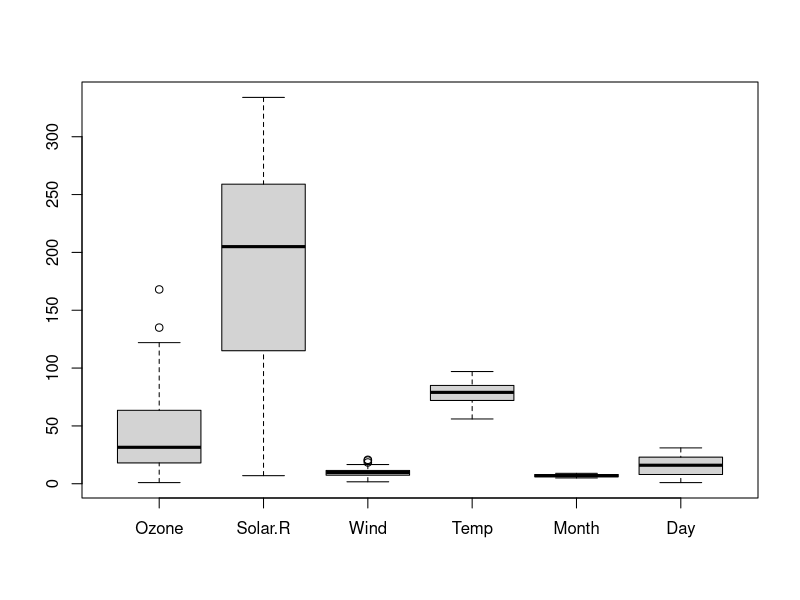

Here is the R script that generated this plot: (Note: this script raises an error after producing the figure.)

#####################################################################
# TD - Initiation a l'analyse statistique dans l'environment R

# Bertrand Iooss
# Polytech Nice Sophia

# S O L U T I O N S

#####################################################################

rm(list=ls())
graphics.off()

##################################
# 2

data()
?airquality
a = airquality
names(a)
dim(a)

# 2.1
summary(a)
# Question

# 2.2
boxplot(a)
x11()
par(mfrow=c(2,3))
sapply(a,boxplot)
names = dimnames(a)[[2]]
x11()
par(mfrow=c(2,3))
for (i in 1:dim(a)[2]) boxplot(a[,i],main=names[i],col=8)

# 2.3
x11()
hist(a$Wind)

# Exercice *****
x11()
hist(a$Wind,breaks=20) 
# End **********
x11()
hist(a$Wind,prob=TRUE)
lines(density(a$Wind))

# Exercice *****
x11()
par(mfrow=c(2,3))
for (i in 1:dim(a)[2]) hist(a[,i],main=names[i],col=8)
# End **********

# 2.4
quantile(a$Wind)
quantile(a$Wind, probs=c(0.05, 0.95))

# Exercice *****
x11()
par(mfrow=c(1,3))
qqnorm(a$Wind)
qqline(a$Wind)
qqnorm(a$Ozone)
qqline(a$Ozone)
qqnorm(log(a$Ozone))
qqline(log(a$Ozone))
# End ***********

# 2.5
# Exercice *****
par_MM = c(mean(a$Wind),sd(a$Wind))
library(MASS)
par_ML <- fitdistr(a$Wind,"normal")$estimate
ks.test(a$Wind, "pnorm",mean=par_ML[1], sd=par_ML[2])
# End ***********

##################################
# 3

x11()
pairs(a,panel=panel.smooth)
# Question

#var(a)
var(a,na.rm=TRUE)
cor(a,use="complete.obs")
# Question

##################################
# 4

#??? 4.1
# Exercice *****
names = dimnames(a)[[2]]
n = 1000
x1=matrix(0,nrow=n,ncol=3,dimnames=list(1:n,names[2:4]))
x1[,1]=runif(1000,min=min(a$Solar.R,na.rm=T),
             max=max(a$Solar.R,na.rm=T))
x1[,2]=rnorm(1000,mean=mean(a$Wind),sd=sd(a$Wind))
x1[,3]=rnorm(1000,mean=mean(a$Temp),sd=sd(a$Temp))
summary(x1)

x2 = x1[x1[,2]>0,]
summary(x2)

x11()
par(mfrow=c(2,3))
for (i in 1:3) hist(x2[,i],main="Simulated",xlab=names[i+1])
for (i in 2:4) hist(a[,i],main="Data",xlab=names[i])
x11()
pairs(x1,panel=panel.smooth,main="Simulated")
x11()
pairs(a[,2:4],panel=panel.smooth,main="Real")
# End **********

# 4.2
library(MASS)
help(mvrnorm)
var(a,na.rm=TRUE)
covar=matrix(c(12.657324,-16.857166,-16.857166,90.820311),nrow=2,ncol=2)
x2=matrix(0,nrow=1000,ncol=3,dimnames=list(1:1000,names[2:4]))
x2[,1]=runif(1000,min=7,max=334)
x2[,2:3]=mvrnorm(1000,mu=c(mean(a$Wind),mean(a$Temp)),Sigma=covar)
summary(x2)
x3 = x2[ x2[,2]>0, ]
summary(x3)
x11()
pairs(x3,panel=panel.smooth,main="Simulated")
x11()
pairs(a[,2:4],panel=panel.smooth,main="Real")
cor(x3)
cor(a[,2:4],use="complete.obs")

##################################
# 5

b = a[ !is.na(a[,1]) & !is.na(a[,2]),]

# 5.1

formule = as.formula( b$Ozone ~ b$Solar.R + b$Wind + b$Temp + b$Month + b$Day)
m1 = lm(formule,data=data.frame(x=b[,2:6],y=b$Ozone))
m1
names(m1)
x11()
y = predict(m1,as.data.frame(b[,2:6]))
plot(y,b$Ozone,xlab="prediction",ylab="observation")
lines(y,y)
x11()
plot(m1)
summary(m1)
anova(m1)
c = m1$coefficients
src = rep(0,5)
src = matrix(c(src),ncol=5,dimnames=list(c("SRC"),names[2:6]))
for (i in 1:5) src[i] <- c[i+1]*sd(b[,i+1])/sd(b$Ozone)
print(src)
print(src^2)

# 5.2

formule = as.formula( b$Ozone ~ (b$Solar.R + b$Wind + b$Temp + b$Month)^2+I(b$Solar.R^2)+I(b$Wind^2)+I(b$Temp^2)+I(b$Month^2))
m2 = lm(formule,data=data.frame(x=b[,2:6],y=b$Ozone))
summary(m2)
m3=step(m2,trace=0)
summary(m3)
x11()
y = predict(m3,as.data.frame(b[,2:6]))
plot(y,b$Ozone,xlab="prediction",ylab="observation")
lines(y,y)

##################################
# 6

# Exercice *****
n=dim(x3)[[1]]
month=sample(5:9,n,replace=TRUE)
b=matrix(0,nrow=n,ncol=4,dimnames=list(1:n,names[2:5]))
b[,1:3]=x3
b[,4]=month
b=data.frame(b)
y = predict(m3,b)
x11()
par(mfrow=c(1,2))
hist(y,main="Simulated- poynomial model")
hist(a$Ozone,main="Real")
x11()
pairs(b)
quantile(y, probs=c(0.05, 0.95))
quantile(a$Ozone, na.rm=TRUE, probs=c(0.05, 0.95))
# End ***********

